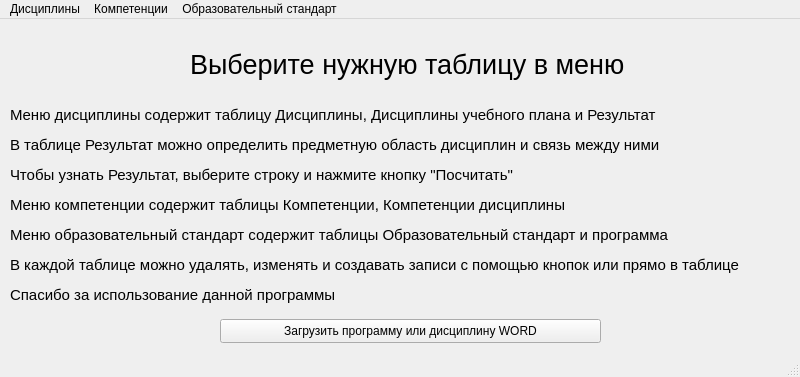
<?xml version="1.0" encoding="UTF-8"?>
<ui version="4.0">
 <class>MainWindow</class>
 <widget class="QMainWindow" name="MainWindow">
  <property name="geometry">
   <rect>
    <x>0</x>
    <y>0</y>
    <width>800</width>
    <height>377</height>
   </rect>
  </property>
  <property name="windowTitle">
   <string>Главная</string>
  </property>
  <widget class="QWidget" name="centralwidget">
   <widget class="QLabel" name="label">
    <property name="geometry">
     <rect>
      <x>190</x>
      <y>20</y>
      <width>471</width>
      <height>51</height>
     </rect>
    </property>
    <property name="font">
     <font>
      <pointsize>20</pointsize>
     </font>
    </property>
    <property name="text">
     <string>Выберите нужную таблицу в меню</string>
    </property>
   </widget>
   <widget class="QLabel" name="label_2">
    <property name="geometry">
     <rect>
      <x>10</x>
      <y>70</y>
      <width>731</width>
      <height>51</height>
     </rect>
    </property>
    <property name="font">
     <font>
      <pointsize>11</pointsize>
     </font>
    </property>
    <property name="text">
     <string>Меню дисциплины содержит таблицу Дисциплины, Дисциплины учебного плана и Результат</string>
    </property>
   </widget>
   <widget class="QLabel" name="label_3">
    <property name="geometry">
     <rect>
      <x>10</x>
      <y>100</y>
      <width>731</width>
      <height>51</height>
     </rect>
    </property>
    <property name="font">
     <font>
      <pointsize>11</pointsize>
     </font>
    </property>
    <property name="text">
     <string>В таблице Результат можно определить предметную область дисциплин и связь между ними</string>
    </property>
   </widget>
   <widget class="QLabel" name="label_4">
    <property name="geometry">
     <rect>
      <x>10</x>
      <y>160</y>
      <width>731</width>
      <height>51</height>
     </rect>
    </property>
    <property name="font">
     <font>
      <pointsize>11</pointsize>
     </font>
    </property>
    <property name="text">
     <string>Меню компетенции содержит таблицы Компетенции, Компетенции дисциплины</string>
    </property>
   </widget>
   <widget class="QLabel" name="label_5">
    <property name="geometry">
     <rect>
      <x>10</x>
      <y>190</y>
      <width>731</width>
      <height>51</height>
     </rect>
    </property>
    <property name="font">
     <font>
      <pointsize>11</pointsize>
     </font>
    </property>
    <property name="text">
     <string>Меню образовательный стандарт содержит таблицы Образовательный стандарт и программа</string>
    </property>
   </widget>
   <widget class="QLabel" name="label_6">
    <property name="geometry">
     <rect>
      <x>10</x>
      <y>220</y>
      <width>761</width>
      <height>51</height>
     </rect>
    </property>
    <property name="font">
     <font>
      <pointsize>11</pointsize>
     </font>
    </property>
    <property name="text">
     <string>В каждой таблице можно удалять, изменять и создавать записи с помощью кнопок или прямо в таблице</string>
    </property>
   </widget>
   <widget class="QLabel" name="label_7">
    <property name="geometry">
     <rect>
      <x>10</x>
      <y>130</y>
      <width>731</width>
      <height>51</height>
     </rect>
    </property>
    <property name="font">
     <font>
      <pointsize>11</pointsize>
     </font>
    </property>
    <property name="text">
     <string>Чтобы узнать Результат, выберите строку и нажмите кнопку &quot;Посчитать&quot;</string>
    </property>
   </widget>
   <widget class="QLabel" name="label_8">
    <property name="geometry">
     <rect>
      <x>10</x>
      <y>250</y>
      <width>731</width>
      <height>51</height>
     </rect>
    </property>
    <property name="font">
     <font>
      <pointsize>11</pointsize>
     </font>
    </property>
    <property name="text">
     <string>Спасибо за использование данной программы</string>
    </property>
   </widget>
   <widget class="QPushButton" name="pushButton">
    <property name="geometry">
     <rect>
      <x>220</x>
      <y>300</y>
      <width>381</width>
      <height>24</height>
     </rect>
    </property>
    <property name="text">
     <string>Загрузить программу или дисциплину WORD</string>
    </property>
   </widget>
  </widget>
  <widget class="QMenuBar" name="menubar">
   <property name="geometry">
    <rect>
     <x>0</x>
     <y>0</y>
     <width>800</width>
     <height>21</height>
    </rect>
   </property>
   <widget class="QMenu" name="menu_3">
    <property name="title">
     <string>Образовательный стандарт</string>
    </property>
    <addaction name="action_5"/>
    <addaction name="action_6"/>
   </widget>
   <widget class="QMenu" name="menu_2">
    <property name="title">
     <string>Компетенции</string>
    </property>
    <addaction name="action_3"/>
    <addaction name="action_4"/>
   </widget>
   <widget class="QMenu" name="menu">
    <property name="title">
     <string>Дисциплины</string>
    </property>
    <addaction name="action"/>
    <addaction name="action_2"/>
    <addaction name="action_7"/>
   </widget>
   <addaction name="menu"/>
   <addaction name="menu_2"/>
   <addaction name="menu_3"/>
  </widget>
  <widget class="QStatusBar" name="statusbar"/>
  <action name="action">
   <property name="text">
    <string>Дисциплины</string>
   </property>
  </action>
  <action name="action_2">
   <property name="text">
    <string>Дисциплины учебного плана</string>
   </property>
  </action>
  <action name="action_3">
   <property name="text">
    <string>Компетенции</string>
   </property>
  </action>
  <action name="action_4">
   <property name="text">
    <string>Компетенции дисциплины</string>
   </property>
  </action>
  <action name="action_5">
   <property name="text">
    <string>Образовательный стандарт</string>
   </property>
  </action>
  <action name="action_6">
   <property name="text">
    <string>Образовательная программа</string>
   </property>
  </action>
  <action name="action_7">
   <property name="text">
    <string>Результат</string>
   </property>
  </action>
 </widget>
 <resources/>
 <connections/>
</ui>
